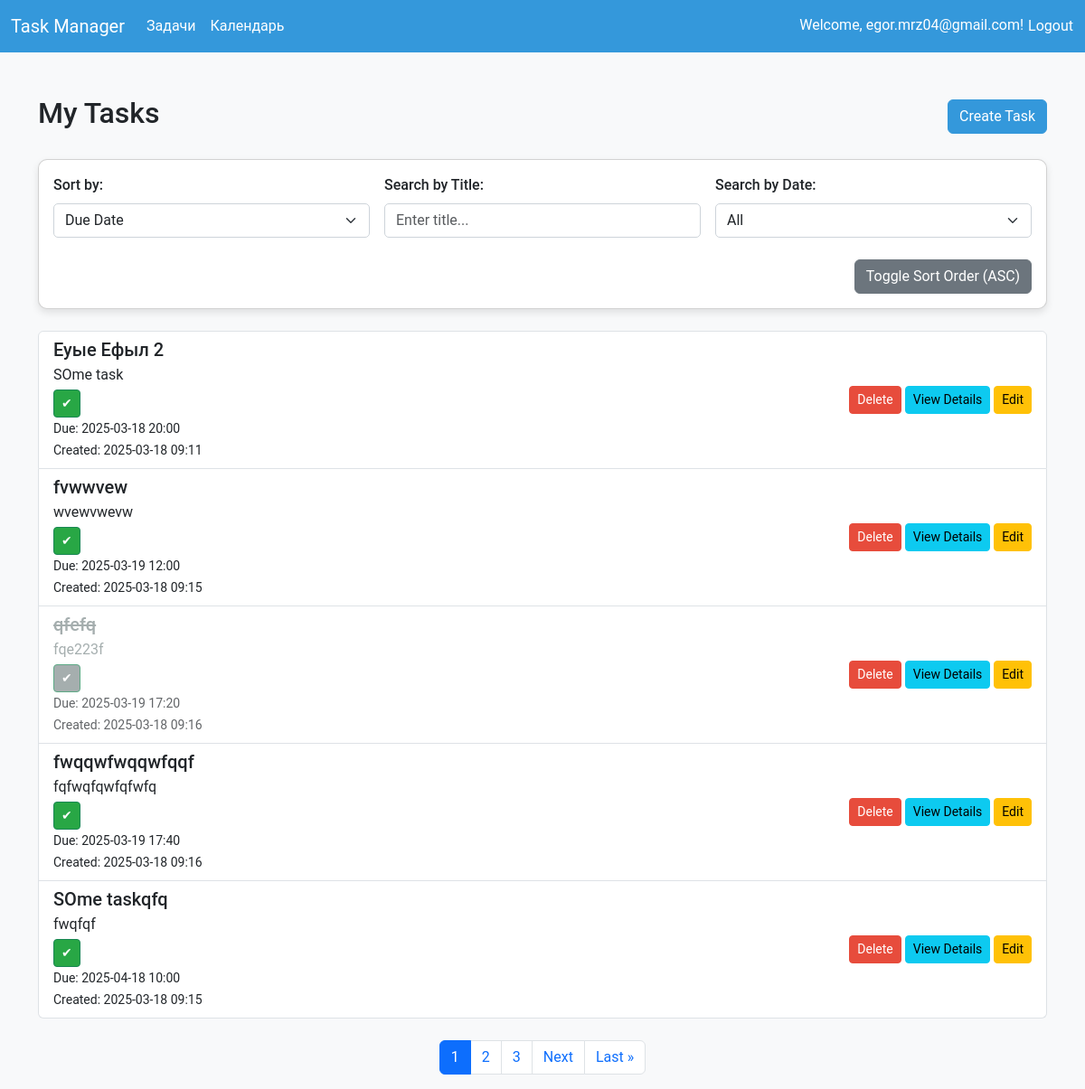
Page /tasks/ (signed in) on the committed database.
### app/models.py (models this page shows, shortened)
class Task(models.Model):
    title = models.CharField(max_length=200)
    description = models.TextField(blank=True)
    status = models.CharField(
        max_length=20,
        choices=[
            ('TODO', 'To Do'),
            ('IN_PROGRESS', 'In Progress'),
            ('DONE', 'Done')
        ],
        default='TODO'
    )
    due_date = models.DateTimeField(null=True, blank=True)
    created_at = models.DateTimeField(auto_now_add=True)
    created_by = models.ForeignKey(User, on_delete=models.CASCADE, related_name='tasks')
    slug = models.SlugField(max_length=200, unique=True, blank=True)

### app/views.py (the view)
# urls.py: path('tasks/', views.TaskListView.as_view(), name='tasks'),
class TaskListView(LoginRequiredMixin, ListView):
    model = Task
    template_name = 'tasks.html'
    context_object_name = 'tasks'
    paginate_by = 5
    def get_queryset(self):
        sort_by = self.request.GET.get('sort_by', 'due_date')
        sort_order = self.request.GET.get('sort_order', 'asc')
        search_title = self.request.GET.get('search_title', '').strip()
        search_date = self.request.GET.get('search_date', 'all')
        page = self.request.GET.get('page', '1')
        cache_key = f"task_list:user_{self.request.user.id}:sort_{sort_by}:{sort_order}:search_title_{search_title}:search_date_{search_date}:page_{page}"
        cached_data = cache.get(cache_key)
        if cached_data is not None:
            return cached_data
        queryset = self.request.user.tasks.all()
        if search_title:
            queryset = queryset.filter(title__icontains=search_title)
        if search_date != 'all':
            try:
                search_date_obj = datetime.strptime(search_date, '%Y-%m-%d').date()
                queryset = queryset.filter(due_date__date=search_date_obj)
            except ValueError:
                pass
        if sort_by == 'title':
            queryset = queryset.order_by('title' if sort_order == 'asc' else '-title')
        elif sort_by == 'due_date':
            queryset = queryset.order_by('due_date' if sort_order == 'asc' else '-due_date')
        cache.set(cache_key, queryset, timeout=600)
        return queryset
    def get_context_data(self, **kwargs):
        context = super().get_context_data(**kwargs)
        context['user'] = self.request.user
        tasks = self.get_queryset()
        paginator = Paginator(tasks, self.paginate_by)
        page = self.request.GET.get('page')
        try:
            tasks_paginated = paginator.page(page)
        except PageNotAnInteger:
            tasks_paginated = paginator.page(1)
        except EmptyPage:
            tasks_paginated = paginator.page(paginator.num_pages)
        context['tasks'] = tasks_paginated
        context['paginator'] = paginator
        context['page_obj'] = tasks_paginated
        context['sort_by'] = self.request.GET.get('sort_by', 'due_date')
        context['sort_order'] = self.request.GET.get('sort_order', 'asc')
        context['search_title'] = self.request.GET.get('search_title', '')
        context['search_date'] = self.request.GET.get('search_date', 'all')
        context['current_date'] = datetime.now().date()
        return context

### app/templates/tasks.html (shortened to what this page needs)
{% extends 'base.html' %}
{% block content %}
    <div class="row">
        <div class="col-12">
            <div class="d-flex justify-content-between align-items-center mb-4">
                <h2>My Tasks</h2>
                <a href="{% url 'app:create_task' %}" class="btn btn-primary">Create Task</a>
            </div>
            <div class="card mb-4">
                <div class="card-body">
                    <form method="get" class="row g-3">
                        <div class="col-md-4">
                            <label for="sort_by" class="form-label">Sort by:</label>
                            <select name="sort_by" id="sort_by" class="form-select" onchange="this.form.submit()">
                                <option value="due_date" {% if sort_by == 'due_date' %}selected{% endif %}>Due Date</option>
                            </select>
                        </div>
                        <div class="col-md-4">
                            <label for="search_title" class="form-label">Search by Title:</label>
                            <input type="text" name="search_title" id="search_title" class="form-control" value="{{ search_title }}" placeholder="Enter title..." onchange="this.form.submit()">
                        </div>
                        <div class="col-md-4">
                            <label for="search_date" class="form-label">Search by Date:</label>
                            <select name="search_date" id="search_date" class="form-select" onchange="this.form.submit()">
                                <option value="all" {% if search_date == 'all' %}selected{% endif %}>All</option>
                            </select>
                        </div>
                        <div class="col-12 text-end">
                            <button type="button" class="btn btn-secondary" id="toggle-sort-order">Toggle Sort Order ({{ sort_order|upper }})</button>
                        </div>
                    </form>
                </div>
            </div>
            {% if tasks %}
                <ul class="list-group">
                    {% for task in tasks %}
                        {% if task.slug %}
                            <li class="list-group-item d-flex justify-content-between align-items-center task-item">
                                <div class="task-content {% if task.status == 'DONE' %}task-done{% endif %}">
                                    <h5 class="mb-1 {% if task.status == 'DONE' %}task-title-done{% endif %}">{{ task.title }}</h5>
                                    <p class="mb-1 {% if task.status == 'DONE' %}task-description-done{% endif %}">
                                        {{ task.description|truncatewords:20|default:"No description" }}
                                    </p>
                                    <button class="mark-complete btn btn-sm btn-success" data-task-slug="{{ task.slug }}" data-status="{{ task.status }}">✔</button>
                                    <br>
                                    <small>Due: {% if task.due_date %}{{ task.due_date|date:"Y-m-d H:i" }}{% else %}No due date{% endif %}</small><br>
                                    <small>Created: {% if task.created_at %}{{ task.created_at|date:"Y-m-d H:i" }}{% else %}Unknown{% endif %}</small>
                                </div>
                                <div>
                                    <form method="post" action="{% url 'app:delete_task' task_slug=task.slug %}" style="display:inline;">
                                        <button type="submit" class="btn btn-sm btn-danger">Delete</button>
                                    </form>
                                    <a href="{% url 'app:task_detail' task_slug=task.slug %}" class="btn btn-info btn-sm">View Details</a>
                                    <a href="{% url 'app:task_update' task_slug=task.slug %}" class="btn btn-warning btn-sm">Edit</a>
                                </div>
                            </li>
                        {% else %}
                            <li class="list-group-item text-danger">Task with ID {{ task.id }} has no valid slug. Please update it.</li>
                        {% endif %}
                    {% endfor %}
                </ul>
                {% if paginator.num_pages > 1 %}
                    <nav aria-label="Page navigation">
                        <ul class="pagination justify-content-center mt-4">
                            {% for num in paginator.page_range %}
                                <li class="page-item {% if page_obj.number == num %}active{% endif %}">
                                    <a class="page-link" href="?page={{ num }}{% if sort_by %}&sort_by={{ sort_by }}{% endif %}{% if sort_order %}&sort_order={{ sort_order }}{% endif %}{% if search_title %}&search_title={{ search_title|urlencode }}{% endif %}{% if search_date %}&search_date={{ search_date }}{% endif %}">{{ num }}</a>
                                </li>
                            {% endfor %}
                            {% if page_obj.has_next %}
                                <li class="page-item">
                                    <a class="page-link" href="?page={{ page_obj.next_page_number }}{% if sort_by %}&sort_by={{ sort_by }}{% endif %}{% if sort_order %}&sort_order={{ sort_order }}{% endif %}{% if search_title %}&search_title={{ search_title|urlencode }}{% endif %}{% if search_date %}&search_date={{ search_date }}{% endif %}">Next</a>
                                </li>
                                <li class="page-item">
                                    <a class="page-link" href="?page={{ paginator.num_pages }}{% if sort_by %}&sort_by={{ sort_by }}{% endif %}{% if sort_order %}&sort_order={{ sort_order }}{% endif %}{% if search_title %}&search_title={{ search_title|urlencode }}{% endif %}{% if search_date %}&search_date={{ search_date }}{% endif %}">Last »</a>
                                </li>
                            {% endif %}
                        </ul>
                    </nav>
                {% endif %}
            {% else %}
                <p class="text-center">No tasks yet. <a href="{% url 'app:create_task' %}">Create one</a>.</p>
            {% endif %}
        </div>
    </div>
{% endblock %}

### app/templates/base.html (shortened to what this page needs)
<!DOCTYPE html>
<html lang="en">
<head>
    {% load static %}
    <link href="https://cdn.jsdelivr.net/npm/bootstrap@5.3.0/dist/css/bootstrap.min.css" rel="stylesheet">
    <link rel="stylesheet" href="{% static 'css/styles.css' %}">
</head>
<body>
    <header>
        <nav class="navbar navbar-expand-lg navbar-light">
            <div class="container-fluid">
                <a class="navbar-brand" href="{% url 'app:tasks' %}">Task Manager</a>
                <div class="collapse navbar-collapse" id="navbarNav">
                    <ul class="navbar-nav me-auto mb-2 mb-lg-0">
                        <li class="nav-item">
                            <a class="nav-link {% if request.path == '/tasks/' %}active{% endif %}" href="{% url 'app:tasks' %}">Задачи</a>
                        </li>
                        <li class="nav-item">
                            <a class="nav-link {% if request.path == '/calendar/' %}active{% endif %}" href="{% url 'app:calendar' %}">Календарь</a>
                        </li>
                    </ul>
                    <span class="navbar-text">
                        {% if user.is_authenticated %}
                            Welcome, {{ user.email }}!
                            <form method="post" action="{% url 'app:logout' %}" style="display:inline;">
                                <button type="submit" class="btn btn-link p-0" style="color: #ffffff; text-decoration: none;">Logout</button>
                            </form>
                        {% else %}
                            <a href="{% url 'app:login' %}">Login</a> | <a href="{% url 'app:register' %}">Register</a>
                        {% endif %}
                    </span>
                </div>
            </div>
        </nav>
    </header>
    <div class="container mt-5">
        {% block content %}
        {% endblock %}
    </div>
</body>
</html>

### app/static/css/styles.css (style rules this page uses)
body { font-family: 'Roboto', sans-serif; background-color: #f8f9fa; }
header { background-color: #3498db; }
header .navbar-brand, header .nav-link, header .navbar-text, header .navbar-text a, header .navbar-text button { color: #ffffff !important; }
.task-item { transition: transform 0.3s ease, opacity 0.5s ease; opacity: 0; transform: translateY(20px); }
.task-item.visible { opacity: 1; transform: translateY(0); }
.btn-primary { background-color: #3498db; border-color: #3498db; }
.btn-danger { background-color: #e74c3c; border-color: #e74c3c; }
.card { border-radius: 10px; }
.form-control, .form-select { border-radius: 5px; border-color: #ced4da; }
.task-done { opacity: 0.7; }
.task-title-done { color: #7f8c8d; text-decoration: line-through; }
.task-description-done { color: #7f8c8d; }
.mark-complete { transition: background-color 0.3s ease; }
.mark-complete[data-status="DONE"] { background-color: #7f8c8d; }
.mark-complete[data-status="TODO"], .mark-complete[data-status="IN_PROGRESS"] { background-color: #28a745; }
.card { border-radius: 10px; box-shadow: 0 4px 8px rgba(0, 0, 0, 0.1); }
.form-label { font-weight: 500; }
.btn-secondary { background-color: #6c757d; border-color: #6c757d; }

### rows in the picture
Task: title "Еуые Ефыл 2", description "SOme task", due_date "2025-03-18 20:00", created_at "2025-03-18 09:11"
Task: title "fvwwvew", description "wvewvwevw", due_date "2025-03-19 12:00", created_at "2025-03-18 09:15"
Task: title "qfefq", description "fqe223f", due_date "2025-03-19 17:20", created_at "2025-03-18 09:16"
Task: title "fwqqwfwqqwfqqf", description "fqfwqfqwfqfwfq", due_date "2025-03-19 17:40", created_at "2025-03-18 09:16"
Task: title "SOme taskqfq", description "fwqfqf", due_date "2025-04-18 10:00", created_at "2025-03-18 09:15"

### other values in the picture
{{ user.email }} "egor.mrz04@gmail.com"
{{ sort_order|upper }} "ASC"
{{ num }} "1" "2" "3"
